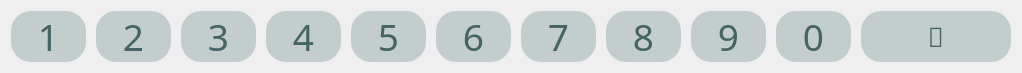
       <widget class="QWidget" name="horizontalLayoutWidget_13">
        <property name="geometry">
         <rect>
          <x>300</x>
          <y>640</y>
          <width>1002</width>
          <height>61</height>
         </rect>
        </property>
        <layout class="QHBoxLayout" name="numb3_1234">
         <property name="spacing">
          <number>10</number>
         </property>
         <item>
          <widget class="QPushButton" name="numb3_1">
           <property name="sizePolicy">
            <sizepolicy hsizetype="Expanding" vsizetype="Expanding">
             <horstretch>0</horstretch>
             <verstretch>0</verstretch>
            </sizepolicy>
           </property>
           <property name="minimumSize">
            <size>
             <width>75</width>
             <height>0</height>
            </size>
           </property>
           <property name="maximumSize">
            <size>
             <width>75</width>
             <height>16777215</height>
            </size>
           </property>
           <property name="font">
            <font>
             <family>HS봄바람체 3.0 Regular</family>
             <pointsize>28</pointsize>
            </font>
           </property>
           <property name="styleSheet">
            <string notr="true">background-color: rgb(195, 205, 205);
border:none;
border-radius:20px;
color:rgb(70, 100, 100);</string>
           </property>
           <property name="text">
            <string>1</string>
           </property>
          </widget>
         </item>
         <item>
          <widget class="QPushButton" name="numb3_2">
           <property name="sizePolicy">
            <sizepolicy hsizetype="Expanding" vsizetype="Expanding">
             <horstretch>0</horstretch>
             <verstretch>0</verstretch>
            </sizepolicy>
           </property>
           <property name="minimumSize">
            <size>
             <width>75</width>
             <height>0</height>
            </size>
           </property>
           <property name="maximumSize">
            <size>
             <width>75</width>
             <height>16777215</height>
            </size>
           </property>
           <property name="font">
            <font>
             <family>HS봄바람체 3.0 Regular</family>
             <pointsize>28</pointsize>
            </font>
           </property>
           <property name="styleSheet">
            <string notr="true">background-color: rgb(195, 205, 205);
border:none;
border-radius:20px;
color:rgb(70, 100, 100);</string>
           </property>
           <property name="text">
            <string>2</string>
           </property>
          </widget>
         </item>
         <item>
          <widget class="QPushButton" name="numb3_3">
           <property name="sizePolicy">
            <sizepolicy hsizetype="Expanding" vsizetype="Expanding">
             <horstretch>0</horstretch>
             <verstretch>0</verstretch>
            </sizepolicy>
           </property>
           <property name="minimumSize">
            <size>
             <width>75</width>
             <height>0</height>
            </size>
           </property>
           <property name="maximumSize">
            <size>
             <width>75</width>
             <height>16777215</height>
            </size>
           </property>
           <property name="font">
            <font>
             <family>HS봄바람체 3.0 Regular</family>
             <pointsize>28</pointsize>
            </font>
           </property>
           <property name="styleSheet">
            <string notr="true">background-color: rgb(195, 205, 205);
border:none;
border-radius:20px;
color:rgb(70, 100, 100);</string>
           </property>
           <property name="text">
            <string>3</string>
           </property>
          </widget>
         </item>
         <item>
          <widget class="QPushButton" name="numb3_4">
           <property name="sizePolicy">
            <sizepolicy hsizetype="Expanding" vsizetype="Expanding">
             <horstretch>0</horstretch>
             <verstretch>0</verstretch>
            </sizepolicy>
           </property>
           <property name="minimumSize">
            <size>
             <width>75</width>
             <height>0</height>
            </size>
           </property>
           <property name="maximumSize">
            <size>
             <width>75</width>
             <height>16777215</height>
            </size>
           </property>
           <property name="font">
            <font>
             <family>HS봄바람체 3.0 Regular</family>
             <pointsize>28</pointsize>
            </font>
           </property>
           <property name="styleSheet">
            <string notr="true">background-color: rgb(195, 205, 205);
border:none;
border-radius:20px;
color:rgb(70, 100, 100);</string>
           </property>
           <property name="text">
            <string>4</string>
           </property>
          </widget>
         </item>
         <item>
          <widget class="QPushButton" name="numb3_5">
           <property name="sizePolicy">
            <sizepolicy hsizetype="Expanding" vsizetype="Expanding">
             <horstretch>0</horstretch>
             <verstretch>0</verstretch>
            </sizepolicy>
           </property>
           <property name="minimumSize">
            <size>
             <width>75</width>
             <height>0</height>
            </size>
           </property>
           <property name="maximumSize">
            <size>
             <width>75</width>
             <height>16777215</height>
            </size>
           </property>
           <property name="font">
            <font>
             <family>HS봄바람체 3.0 Regular</family>
             <pointsize>28</pointsize>
            </font>
           </property>
           <property name="styleSheet">
            <string notr="true">background-color: rgb(195, 205, 205);
border:none;
border-radius:20px;
color:rgb(70, 100, 100);</string>
           </property>
           <property name="text">
            <string>5</string>
           </property>
          </widget>
         </item>
         <item>
          <widget class="QPushButton" name="numb3_6">
           <property name="sizePolicy">
            <sizepolicy hsizetype="Expanding" vsizetype="Expanding">
             <horstretch>0</horstretch>
             <verstretch>0</verstretch>
            </sizepolicy>
           </property>
           <property name="minimumSize">
            <size>
             <width>75</width>
             <height>0</height>
            </size>
           </property>
           <property name="maximumSize">
            <size>
             <width>75</width>
             <height>16777215</height>
            </size>
           </property>
           <property name="font">
            <font>
             <family>HS봄바람체 3.0 Regular</family>
             <pointsize>28</pointsize>
            </font>
           </property>
           <property name="styleSheet">
            <string notr="true">background-color: rgb(195, 205, 205);
border:none;
border-radius:20px;
color:rgb(70, 100, 100);</string>
           </property>
           <property name="text">
            <string>6</string>
           </property>
          </widget>
         </item>
         <item>
          <widget class="QPushButton" name="numb3_7">
           <property name="sizePolicy">
            <sizepolicy hsizetype="Expanding" vsizetype="Expanding">
             <horstretch>0</horstretch>
             <verstretch>0</verstretch>
            </sizepolicy>
           </property>
           <property name="minimumSize">
            <size>
             <width>75</width>
             <height>0</height>
            </size>
           </property>
           <property name="maximumSize">
            <size>
             <width>75</width>
             <height>16777215</height>
            </size>
           </property>
           <property name="font">
            <font>
             <family>HS봄바람체 3.0 Regular</family>
             <pointsize>28</pointsize>
            </font>
           </property>
           <property name="styleSheet">
            <string notr="true">background-color: rgb(195, 205, 205);
border:none;
border-radius:20px;
color:rgb(70, 100, 100);</string>
           </property>
           <property name="text">
            <string>7</string>
           </property>
          </widget>
         </item>
         <item>
          <widget class="QPushButton" name="numb3_8">
           <property name="sizePolicy">
            <sizepolicy hsizetype="Expanding" vsizetype="Expanding">
             <horstretch>0</horstretch>
             <verstretch>0</verstretch>
            </sizepolicy>
           </property>
           <property name="minimumSize">
            <size>
             <width>75</width>
             <height>0</height>
            </size>
           </property>
           <property name="maximumSize">
            <size>
             <width>75</width>
             <height>16777215</height>
            </size>
           </property>
           <property name="font">
            <font>
             <family>HS봄바람체 3.0 Regular</family>
             <pointsize>28</pointsize>
            </font>
           </property>
           <property name="styleSheet">
            <string notr="true">background-color: rgb(195, 205, 205);
border:none;
border-radius:20px;
color:rgb(70, 100, 100);</string>
           </property>
           <property name="text">
            <string>8</string>
           </property>
          </widget>
         </item>
         <item>
          <widget class="QPushButton" name="numb3_9">
           <property name="sizePolicy">
            <sizepolicy hsizetype="Expanding" vsizetype="Expanding">
             <horstretch>0</horstretch>
             <verstretch>0</verstretch>
            </sizepolicy>
           </property>
           <property name="minimumSize">
            <size>
             <width>75</width>
             <height>0</height>
            </size>
           </property>
           <property name="maximumSize">
            <size>
             <width>75</width>
             <height>16777215</height>
            </size>
           </property>
           <property name="font">
            <font>
             <family>HS봄바람체 3.0 Regular</family>
             <pointsize>28</pointsize>
            </font>
           </property>
           <property name="styleSheet">
            <string notr="true">background-color: rgb(195, 205, 205);
border:none;
border-radius:20px;
color:rgb(70, 100, 100);</string>
           </property>
           <property name="text">
            <string>9</string>
           </property>
          </widget>
         </item>
         <item>
          <widget class="QPushButton" name="numb3_0">
           <property name="sizePolicy">
            <sizepolicy hsizetype="Expanding" vsizetype="Expanding">
             <horstretch>0</horstretch>
             <verstretch>0</verstretch>
            </sizepolicy>
           </property>
           <property name="minimumSize">
            <size>
             <width>75</width>
             <height>0</height>
            </size>
           </property>
           <property name="maximumSize">
            <size>
             <width>75</width>
             <height>16777215</height>
            </size>
           </property>
           <property name="font">
            <font>
             <family>HS봄바람체 3.0 Regular</family>
             <pointsize>28</pointsize>
            </font>
           </property>
           <property name="styleSheet">
            <string notr="true">background-color: rgb(195, 205, 205);
border:none;
border-radius:20px;
color:rgb(70, 100, 100);</string>
           </property>
           <property name="text">
            <string>0</string>
           </property>
          </widget>
         </item>
         <item>
          <widget class="QPushButton" name="numb3_bs">
           <property name="sizePolicy">
            <sizepolicy hsizetype="Expanding" vsizetype="Expanding">
             <horstretch>0</horstretch>
             <verstretch>0</verstretch>
            </sizepolicy>
           </property>
           <property name="minimumSize">
            <size>
             <width>150</width>
             <height>0</height>
            </size>
           </property>
           <property name="maximumSize">
            <size>
             <width>150</width>
             <height>16777215</height>
            </size>
           </property>
           <property name="font">
            <font>
             <family>Symbols NF</family>
             <pointsize>20</pointsize>
            </font>
           </property>
           <property name="styleSheet">
            <string notr="true">background-color: rgb(195, 205, 205);
border:none;
border-radius:20px;
color:rgb(70, 100, 100);</string>
           </property>
           <property name="text">
            <string></string>
           </property>
          </widget>
         </item>
        </layout>
       </widget>
